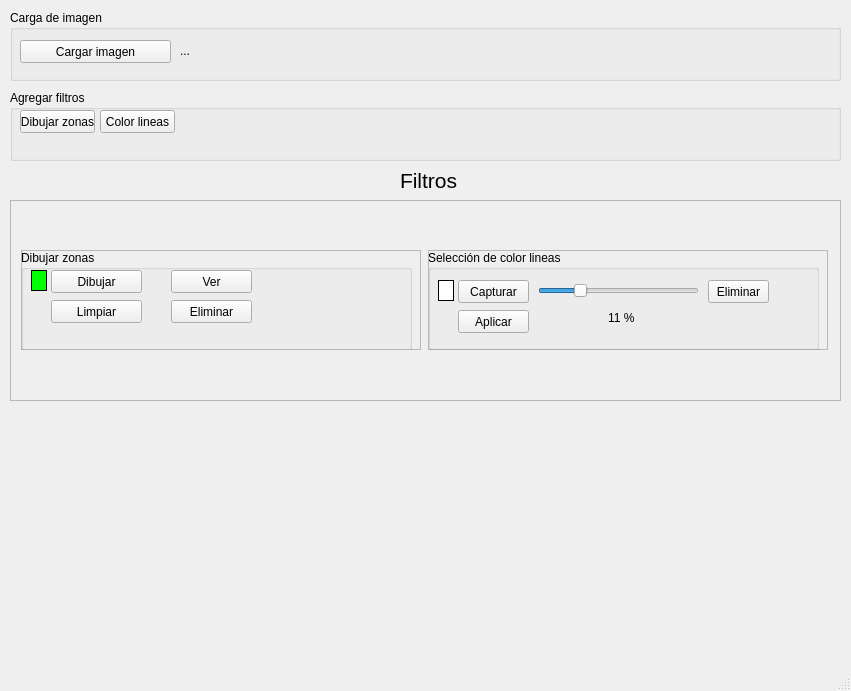
<?xml version="1.0" encoding="UTF-8"?>
<ui version="4.0">
 <class>MainWindow</class>
 <widget class="QMainWindow" name="MainWindow">
  <property name="geometry">
   <rect>
    <x>0</x>
    <y>0</y>
    <width>851</width>
    <height>691</height>
   </rect>
  </property>
  <property name="windowTitle">
   <string>MainWindow</string>
  </property>
  <widget class="QWidget" name="centralwidget">
   <widget class="QGroupBox" name="gbr_load_image">
    <property name="geometry">
     <rect>
      <x>10</x>
      <y>10</y>
      <width>831</width>
      <height>71</height>
     </rect>
    </property>
    <property name="title">
     <string>Carga de imagen</string>
    </property>
    <widget class="QPushButton" name="btn_load_image">
     <property name="geometry">
      <rect>
       <x>10</x>
       <y>30</y>
       <width>151</width>
       <height>23</height>
      </rect>
     </property>
     <property name="text">
      <string>Cargar imagen</string>
     </property>
    </widget>
    <widget class="QLabel" name="lbl_load_image">
     <property name="geometry">
      <rect>
       <x>170</x>
       <y>30</y>
       <width>601</width>
       <height>21</height>
      </rect>
     </property>
     <property name="text">
      <string>...</string>
     </property>
    </widget>
   </widget>
   <widget class="QScrollArea" name="scrollArea_filters">
    <property name="geometry">
     <rect>
      <x>10</x>
      <y>200</y>
      <width>831</width>
      <height>201</height>
     </rect>
    </property>
    <property name="widgetResizable">
     <bool>true</bool>
    </property>
    <property name="alignment">
     <set>Qt::AlignLeading|Qt::AlignLeft|Qt::AlignTop</set>
    </property>
    <widget class="QWidget" name="scrollAreaWidgetContents">
     <property name="geometry">
      <rect>
       <x>0</x>
       <y>0</y>
       <width>829</width>
       <height>199</height>
      </rect>
     </property>
     <layout class="QGridLayout" name="gridLayout">
      <item row="0" column="0">
       <widget class="QFrame" name="dz_frame">
        <property name="minimumSize">
         <size>
          <width>400</width>
          <height>80</height>
         </size>
        </property>
        <property name="maximumSize">
         <size>
          <width>400</width>
          <height>100</height>
         </size>
        </property>
        <property name="styleSheet">
         <string notr="true"/>
        </property>
        <property name="frameShape">
         <enum>QFrame::StyledPanel</enum>
        </property>
        <property name="frameShadow">
         <enum>QFrame::Raised</enum>
        </property>
        <widget class="QGroupBox" name="dz_grb_draw_zones">
         <property name="geometry">
          <rect>
           <x>0</x>
           <y>0</y>
           <width>391</width>
           <height>101</height>
          </rect>
         </property>
         <property name="title">
          <string>Dibujar zonas</string>
         </property>
         <widget class="QPushButton" name="dz_btn_draw_zone">
          <property name="geometry">
           <rect>
            <x>30</x>
            <y>20</y>
            <width>91</width>
            <height>23</height>
           </rect>
          </property>
          <property name="text">
           <string>Dibujar</string>
          </property>
         </widget>
         <widget class="QLabel" name="dz__lbl_draw_zone">
          <property name="geometry">
           <rect>
            <x>10</x>
            <y>20</y>
            <width>16</width>
            <height>21</height>
           </rect>
          </property>
          <property name="autoFillBackground">
           <bool>false</bool>
          </property>
          <property name="styleSheet">
           <string notr="true">background: rgb(0, 255, 0);
border: 1px solid black;</string>
          </property>
          <property name="text">
           <string/>
          </property>
         </widget>
         <widget class="QPushButton" name="dz_btn_clean">
          <property name="geometry">
           <rect>
            <x>30</x>
            <y>50</y>
            <width>91</width>
            <height>23</height>
           </rect>
          </property>
          <property name="text">
           <string>Limpiar</string>
          </property>
         </widget>
         <widget class="QPushButton" name="dz_btn_view_zone">
          <property name="geometry">
           <rect>
            <x>150</x>
            <y>20</y>
            <width>81</width>
            <height>23</height>
           </rect>
          </property>
          <property name="text">
           <string>Ver</string>
          </property>
         </widget>
         <widget class="QPushButton" name="dz_btn_delete">
          <property name="geometry">
           <rect>
            <x>150</x>
            <y>50</y>
            <width>81</width>
            <height>23</height>
           </rect>
          </property>
          <property name="text">
           <string>Eliminar</string>
          </property>
         </widget>
        </widget>
       </widget>
      </item>
      <item row="0" column="1">
       <widget class="QFrame" name="sfz_frame">
        <property name="minimumSize">
         <size>
          <width>400</width>
          <height>80</height>
         </size>
        </property>
        <property name="maximumSize">
         <size>
          <width>400</width>
          <height>100</height>
         </size>
        </property>
        <property name="styleSheet">
         <string notr="true"/>
        </property>
        <property name="frameShape">
         <enum>QFrame::StyledPanel</enum>
        </property>
        <property name="frameShadow">
         <enum>QFrame::Raised</enum>
        </property>
        <widget class="QGroupBox" name="ls_grb_lines">
         <property name="geometry">
          <rect>
           <x>0</x>
           <y>0</y>
           <width>391</width>
           <height>100</height>
          </rect>
         </property>
         <property name="title">
          <string>Selección de color lineas</string>
         </property>
         <widget class="QLabel" name="ls_lbl_line_color">
          <property name="geometry">
           <rect>
            <x>10</x>
            <y>30</y>
            <width>16</width>
            <height>21</height>
           </rect>
          </property>
          <property name="autoFillBackground">
           <bool>false</bool>
          </property>
          <property name="styleSheet">
           <string notr="true">background: rgb(255, 255, 255 );
border: 1px solid black;</string>
          </property>
          <property name="text">
           <string/>
          </property>
         </widget>
         <widget class="QPushButton" name="ls_btn_capture_color">
          <property name="geometry">
           <rect>
            <x>30</x>
            <y>30</y>
            <width>71</width>
            <height>23</height>
           </rect>
          </property>
          <property name="text">
           <string>Capturar</string>
          </property>
         </widget>
         <widget class="QPushButton" name="ls_btn_apply_color">
          <property name="geometry">
           <rect>
            <x>30</x>
            <y>60</y>
            <width>71</width>
            <height>23</height>
           </rect>
          </property>
          <property name="text">
           <string>Aplicar</string>
          </property>
         </widget>
         <widget class="QSlider" name="ls_sld_line_tolerance">
          <property name="geometry">
           <rect>
            <x>110</x>
            <y>30</y>
            <width>161</width>
            <height>22</height>
           </rect>
          </property>
          <property name="minimum">
           <number>5</number>
          </property>
          <property name="maximum">
           <number>30</number>
          </property>
          <property name="pageStep">
           <number>1</number>
          </property>
          <property name="sliderPosition">
           <number>11</number>
          </property>
          <property name="tracking">
           <bool>false</bool>
          </property>
          <property name="orientation">
           <enum>Qt::Horizontal</enum>
          </property>
         </widget>
         <widget class="QLabel" name="ls_lbl_line_tolerance">
          <property name="geometry">
           <rect>
            <x>180</x>
            <y>60</y>
            <width>31</width>
            <height>16</height>
           </rect>
          </property>
          <property name="text">
           <string>11 %</string>
          </property>
         </widget>
         <widget class="QPushButton" name="ls_btn_delete">
          <property name="geometry">
           <rect>
            <x>280</x>
            <y>30</y>
            <width>61</width>
            <height>23</height>
           </rect>
          </property>
          <property name="text">
           <string>Eliminar</string>
          </property>
         </widget>
        </widget>
       </widget>
      </item>
     </layout>
    </widget>
   </widget>
   <widget class="QGroupBox" name="gbr_add_filter">
    <property name="geometry">
     <rect>
      <x>10</x>
      <y>90</y>
      <width>831</width>
      <height>71</height>
     </rect>
    </property>
    <property name="title">
     <string>Agregar filtros</string>
    </property>
    <property name="checkable">
     <bool>false</bool>
    </property>
    <widget class="QPushButton" name="btn_draw_zones">
     <property name="geometry">
      <rect>
       <x>10</x>
       <y>20</y>
       <width>75</width>
       <height>23</height>
      </rect>
     </property>
     <property name="text">
      <string>Dibujar zonas</string>
     </property>
    </widget>
    <widget class="QPushButton" name="btn_color_lines">
     <property name="geometry">
      <rect>
       <x>90</x>
       <y>20</y>
       <width>75</width>
       <height>23</height>
      </rect>
     </property>
     <property name="text">
      <string>Color lineas</string>
     </property>
    </widget>
   </widget>
   <widget class="QLabel" name="lbl_filters">
    <property name="geometry">
     <rect>
      <x>400</x>
      <y>170</y>
      <width>121</width>
      <height>21</height>
     </rect>
    </property>
    <property name="font">
     <font>
      <pointsize>16</pointsize>
      <weight>50</weight>
      <bold>false</bold>
     </font>
    </property>
    <property name="text">
     <string>Filtros</string>
    </property>
   </widget>
  </widget>
  <widget class="QStatusBar" name="statusbar"/>
 </widget>
 <resources/>
 <connections/>
</ui>
